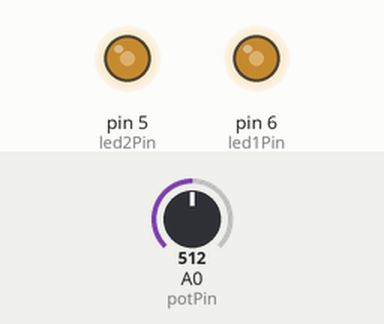
This sketch was run on a simulated Arduino Uno, built with avr-gcc and run on an emulated ATmega328P. Parts: output pins drawn as LEDs (lit = HIGH). The test bench sets the inputs (shaded band); at power-on: A0 (potPin) = 512.

Above: at 1.2 s.
1.3 s: A0 (potPin) set to 716
At 1.7 s:
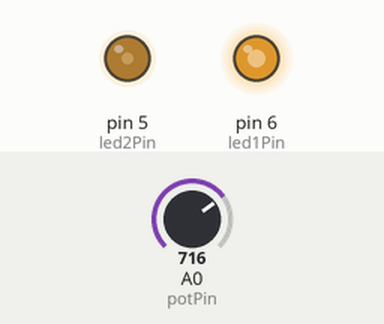
2.8 s: A0 (potPin) set to 900
At 4.0 s:
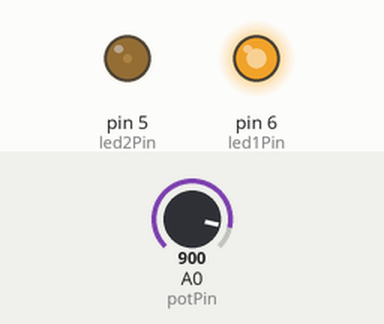
4.3 s: A0 (potPin) set to 1023
At 5.2 s:
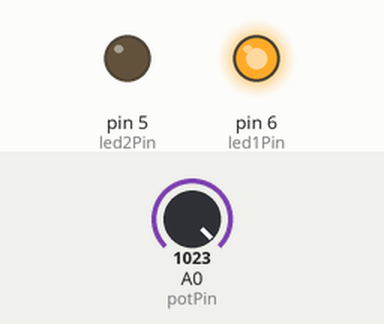
5.8 s: A0 (potPin) set to 306
At 6.3 s:
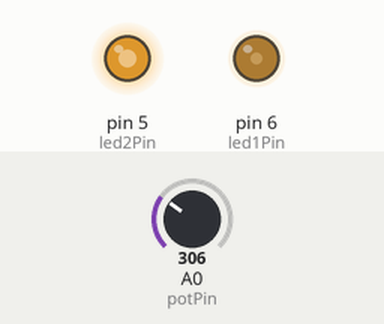
7.3 s: A0 (potPin) set to 122
At 8.5 s:
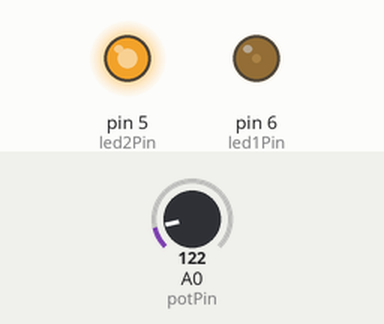
8.8 s: A0 (potPin) set to 511
At 9.8 s:
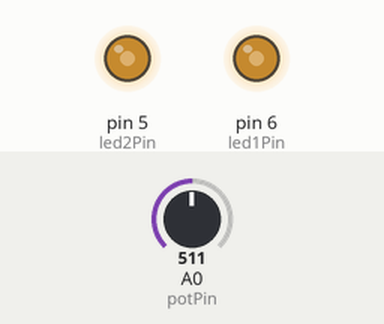
Timing chart, 0 to 11.3 s (numbered marks = the images above; inputs shaded):
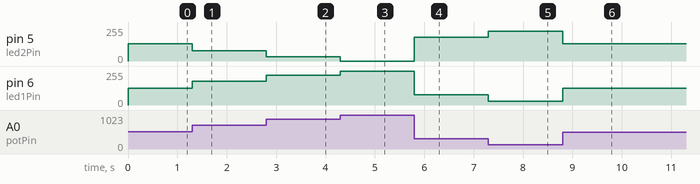

The sketch:

ExemploPotenciometro.ino
```cpp
#define potPin 0 // Define o pino analógico em que o potenciômetro vai ser conectado
#define led1Pin 6 // Define o pino que terá um LED e um resistência ligada ao terra
#define led2Pin 5 // Define o pino que terá um LED e um resistência ligada ao terra
int valAnalog = 0; //Variável que armazena o valor da leitura do potenciômetro
int valAnalogInvertido = 255; //Variável que armazena o valor da leitura do potenciômetro


void setup() {
  // put your setup code here, to run once:
  pinMode(led1Pin,OUTPUT); // Configura o pino do LED como saída
  pinMode(led2Pin,OUTPUT); // Configura o pino do LED como saída
}

void loop() {
  int valPot = analogRead(potPin); //Faz a leitura analógica do pino em que o potenciômetro esta ligado
  valAnalog = map(valPot,0,1023,0,255); //Utilizando a função map() para transformar uma escala de 0-1023 em uma escala 0 a 255
  valAnalogInvertido = map(valPot,0,1023,255,0); //Utilizando a função map() para transformar uma escala de 0-1023 em uma escala 0 a 255
  analogWrite(led1Pin,valAnalog ); // Aciona o LED proporcionalmente ao valor da leitura analógica
  analogWrite(led2Pin,valAnalogInvertido); // Aciona o LED proporcionalmente ao valor da leitura analógica
}
```

Measured:
- after the input at 1.3 s, pin 5 (led2Pin): 128/255 → 77/255 at once; pin 6 (led1Pin): 127/255 → 178/255 at once
- after the input at 2.8 s, pin 5 (led2Pin): 77/255 → 31/255 at once; pin 6 (led1Pin): 178/255 → 224/255 at once
- after the input at 4.3 s, pin 5 (led2Pin): 31/255 → 0/255 at once; pin 6 (led1Pin): 224/255 → 255/255 at once
- after the input at 5.8 s, pin 5 (led2Pin): 0/255 → 179/255 at once; pin 6 (led1Pin): 255/255 → 76/255 at once
- after the input at 7.3 s, pin 5 (led2Pin): 179/255 → 225/255 at once; pin 6 (led1Pin): 76/255 → 30/255 at once
- after the input at 8.8 s, pin 5 (led2Pin): 225/255 → 128/255 at once; pin 6 (led1Pin): 30/255 → 127/255 at once
